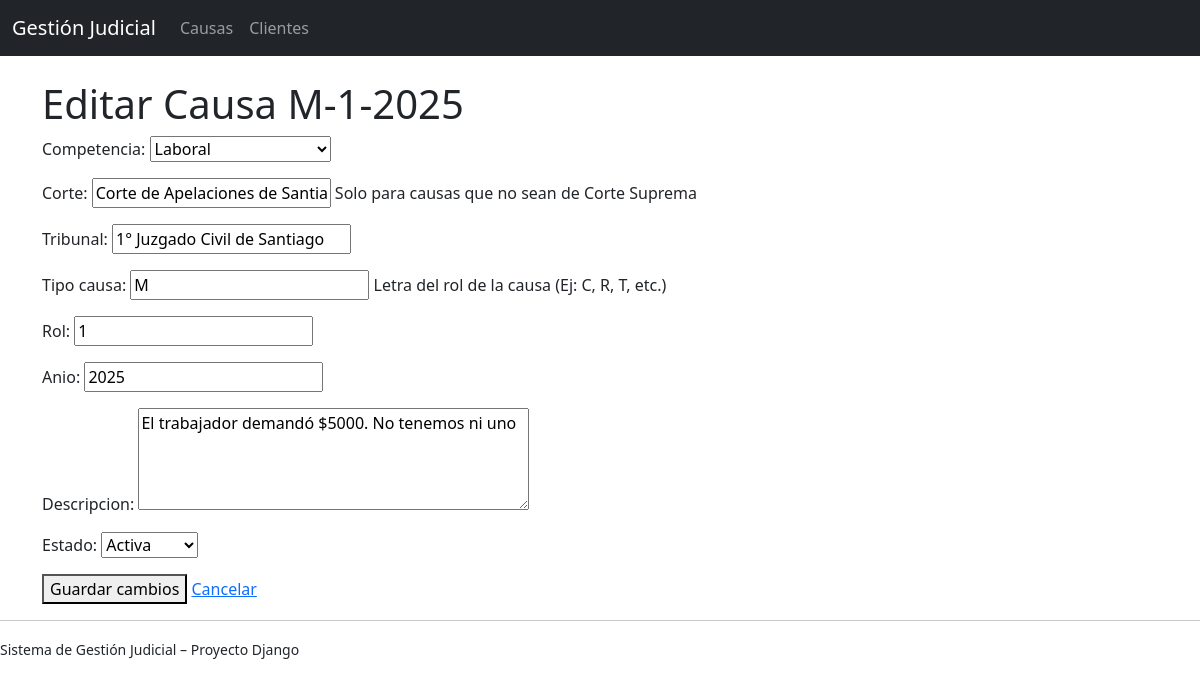
The app's page /causas/1/editar/, older data.
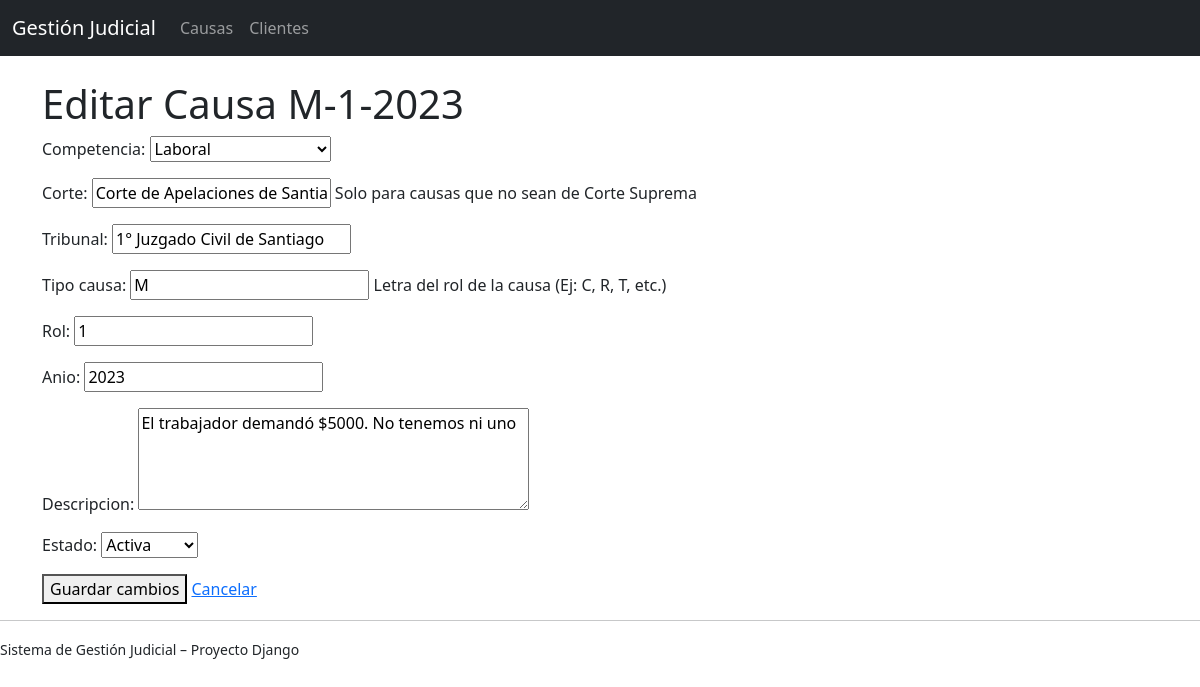
The same page, newer data.
### causas/models.py (models this page shows)
class Causa(models.Model):
    competencia = models.CharField(
        max_length=2,
        choices=Competencia.choices
    )
    corte = models.CharField(
        max_length=100,
        blank=True,
        help_text="Solo para causas que no sean de Corte Suprema"
    )
    tribunal = models.CharField(max_length=150)
    tipo_causa = models.CharField(
        max_length=5,
        help_text="Letra del rol de la causa (Ej: C, R, T, etc.)"
    )
    rol = models.PositiveIntegerField()
    anio = models.PositiveIntegerField()
    cliente = models.ForeignKey(
        Cliente,
        on_delete=models.PROTECT,
        related_name='causas'
    )
    descripcion = models.TextField(blank=True)
    estado = models.CharField(
        max_length=3,
        choices=EstadoCausa.choices,
        default=EstadoCausa.ACTIVA
    )
    fecha_creacion = models.DateTimeField(auto_now_add=True)
    fecha_actualizacion = models.DateTimeField(auto_now=True)
    class Meta:
        unique_together = ('tipo_causa', 'rol', 'anio', 'tribunal')
        ordering = ['-anio', 'tipo_causa', 'rol']
    def __str__(self):
        return f"{self.tipo_causa}-{self.rol}-{self.anio}"

### causas/views.py (the view, shortened to what this page needs)
# urls.py: path('<int:pk>/editar/', views.CausaUpdateView.as_view(), name='editar'),
class CausaUpdateView(UpdateView):
    model = Causa
    form_class = CausaForm
    template_name = 'causas/causa_form.html'

### causas/forms.py
class CausaForm(forms.ModelForm):
    class Meta:
        model = Causa
        fields = [
            'competencia',
            'corte',
            'tribunal',
            'tipo_causa',
            'rol',
            'anio',
            'descripcion',
            'estado',
        ]
        widgets = {
            'descripcion': forms.Textarea(attrs={'rows': 4}),
        }

### causas/templates/causas/causa_form.html (shortened to what this page needs)
{% extends 'base.html' %}
{% block content %}
<h1>Editar Causa {{ object }}</h1>
<form method="post">
    {{ form.as_p }}
    <button type="submit">Guardar cambios</button>
    <a href="{% url 'causas:detalle' object.pk %}">Cancelar</a>
</form>
{% endblock %}

Row changes from the older to the newer data that the page shows:
changed Causa "Laboral": tipo_causa+rol+anio "M-1-2025" → "M-1-2023"; anio "2025" → "2023"
